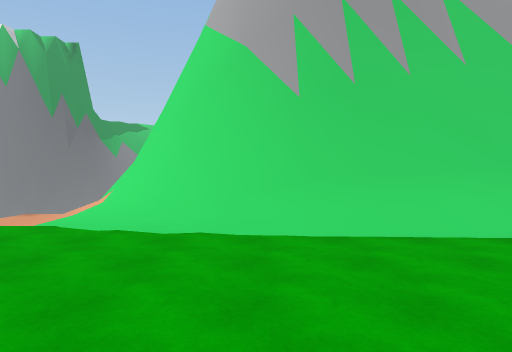
[1] (above)

24 first-person views from a walk through a scene from a Unity 3-D project. The camera is 1.5 m above the floor, looks level and sees 75° across. The floor is counted in squares, 2 m on a side. Each view is taken from the middle of a square. On the plan, view 1 faces up. The plan holds only what a view shows up to about 11 squares ahead; the rest is blank. The place goes on beyond the plan. The player character is not drawn.

[2]
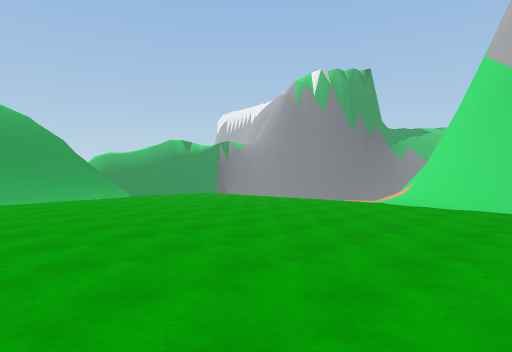

[3]
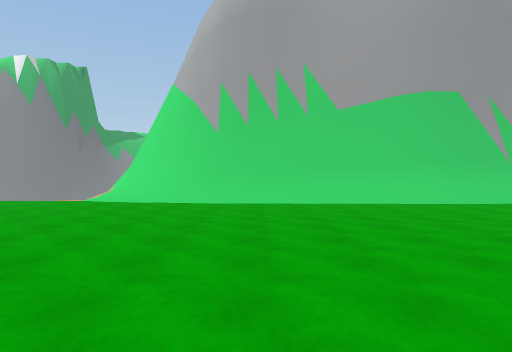

[4]
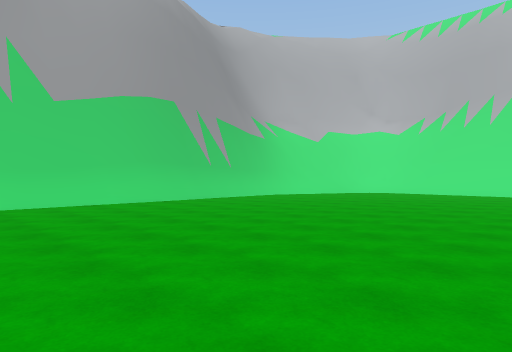

[5]
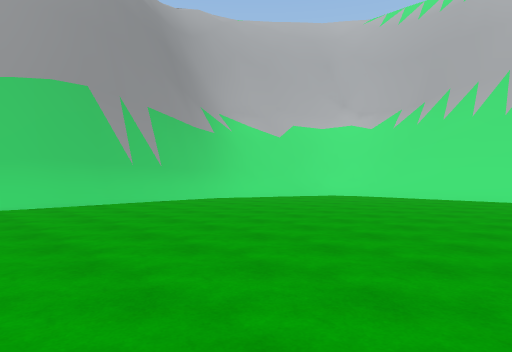

[6]
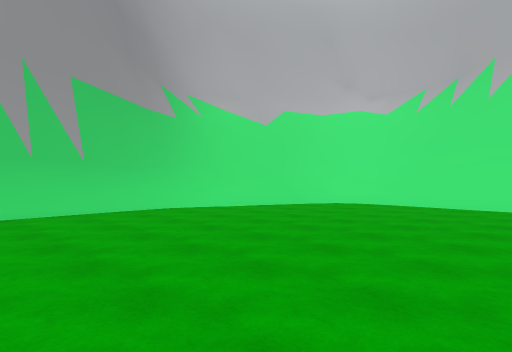

[7]
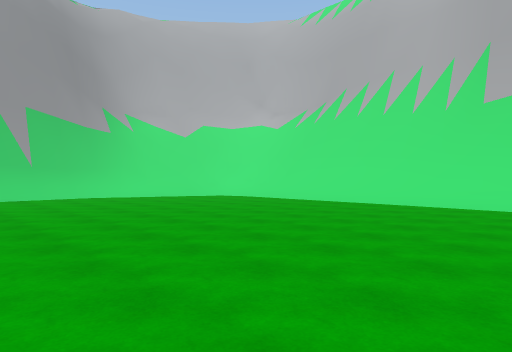

[8]
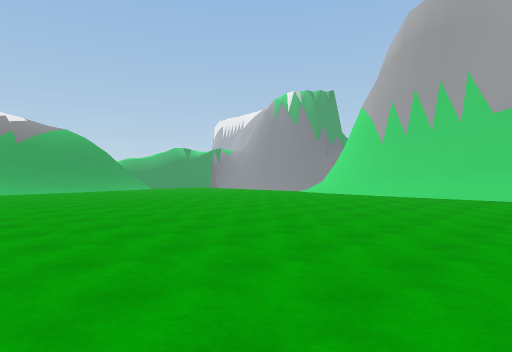

[9]
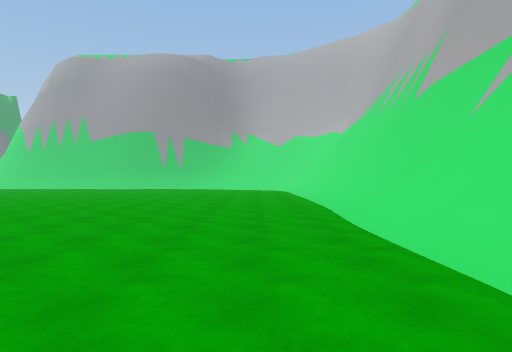

[10]
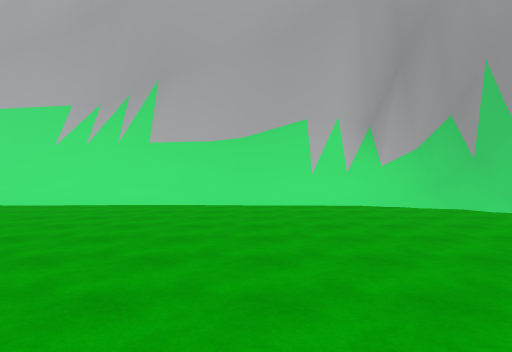

[11]
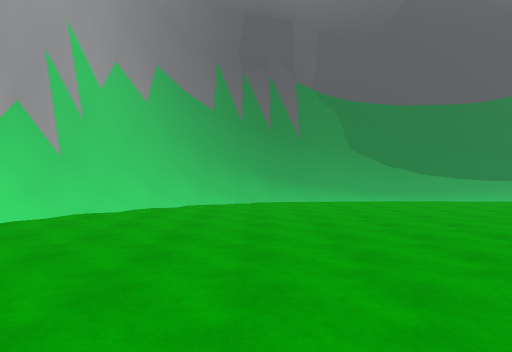

[12]
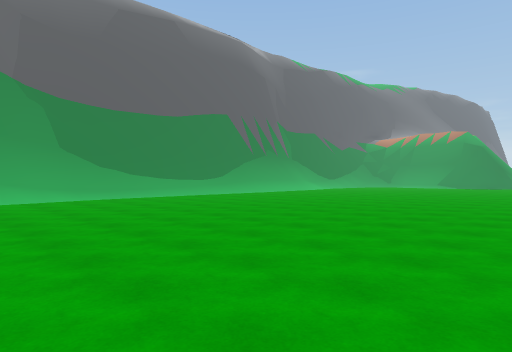

[13]
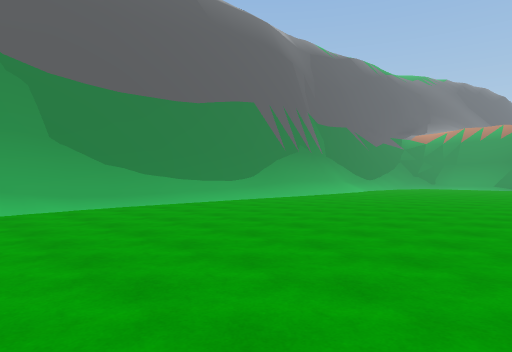

[14]
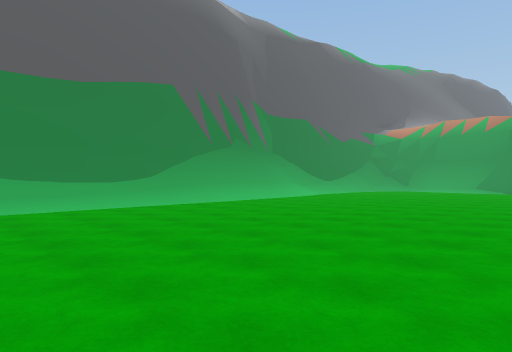

[15]
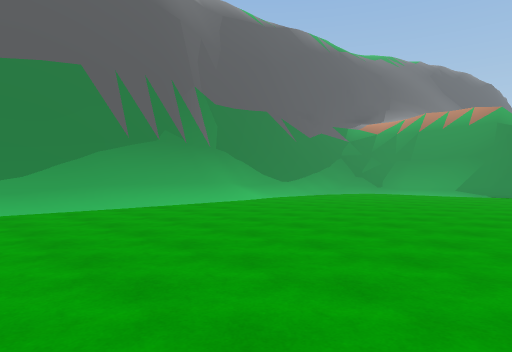

[16]
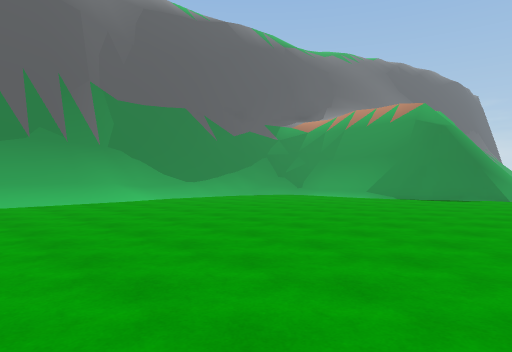

[17]
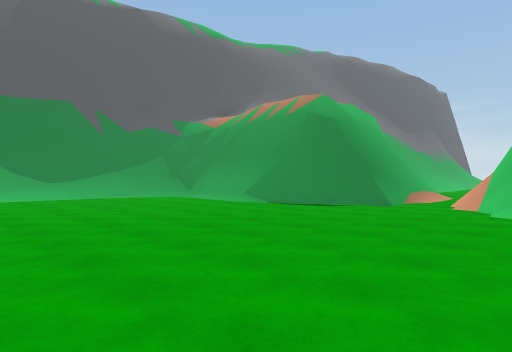

[18]
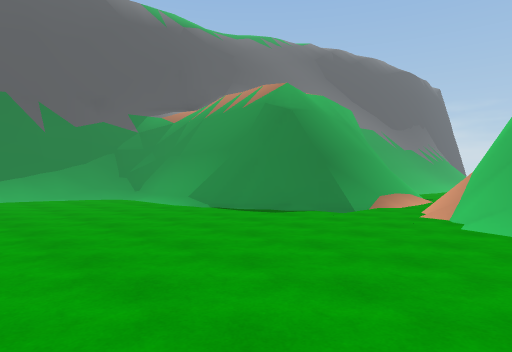

[19]
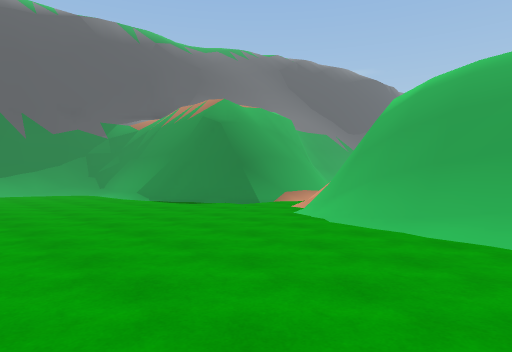

[20]
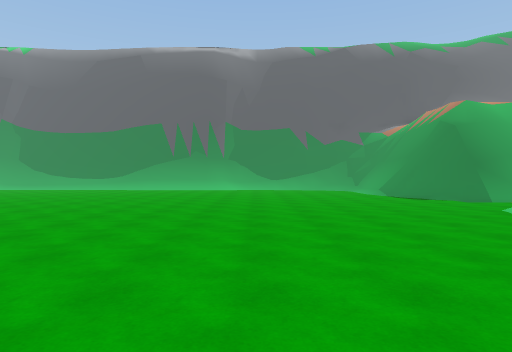

[21]
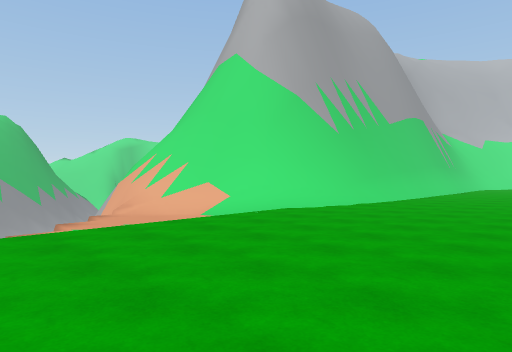

[22]
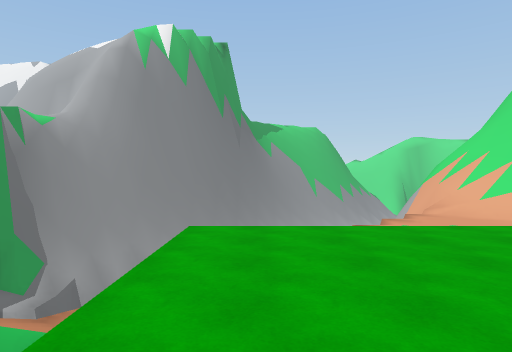

[23]
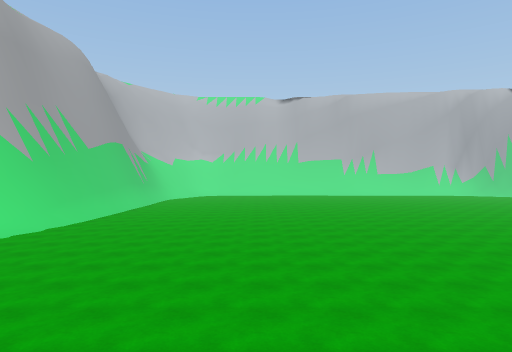

[24]
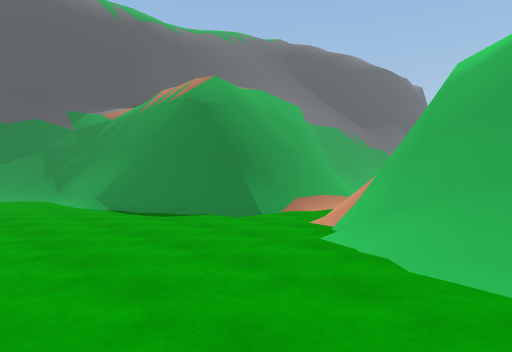

### Floor plan
Key: @ floor where view 1 was taken; # wall or solid block; . main floor; - floor 0.5 m lower than the main floor; / step, stairs or slope; = window, fence, low wall or low ledge; ^ raised ledge; v drop or lower ground.
Columns run from 17 left of view 1 to 18 right of it. Each row starts with its distance up from view 1.
 11 vvv         v#
 10 vvv         v##
  9 vv         vv##
  8           vv-/#
  7          vv--/###
  6              //####
  5       vv/////////#######    ######
  4       v.............==########=//##
  3      vv........................///##
  2      v/..........................//#
  1       /.........................../#
  0       //.........@................/#
 -1      ///........................../#
 -2      ///........................../#
 -3        /........................../#
 -4          ........................./#
 -5          ........................./#
 -6            ......................./#
 -7            .............  ......../#
 -8           ........  ... .. ......./#
 -9         ..........         ......./#
-10    /////..........          ....../#
-11    ///=/.........            ...../#
-12    /###/..........           ...../#
-13    v##/...........       ........./#
-14     #/............................/#
-15  /................................/#
-16  /####............................/#
-17  ######.........................../#
-18       ##........................../#
-19       ##........................../^
-20        #........................./#^
-21        #........................//#
-22        #.......................//#^
-23        #/.....................//#^
-24        ##/////////////////////##^
-25         #######################

Positions as (right, up) in squares from view 1, and headings:
1: (0, 0), facing up
2: (1, -4), facing up-left
3: (2, -5), facing up
4: (2, -5), facing up-right
5: (5, -5), facing up-right
6: (8, -3), facing up-right
7: (8, -8), facing up-right
8: (7, -8), facing up-left
9: (15, -15), facing up
10: (8, -16), facing right
11: (12, -14), facing down
12: (12, -13), facing down-left
13: (11, -16), facing down-left
14: (7, -16), facing down-left
15: (4, -16), facing down-left
16: (1, -14), facing down-left
17: (-3, -12), facing down-left
18: (-5, -12), facing down-left
19: (-5, -9), facing down-left
20: (-5, -6), facing down
21: (-9, 0), facing up-right
22: (-10, 0), facing up
23: (-11, -2), facing right
24: (-7, -11), facing down-left
